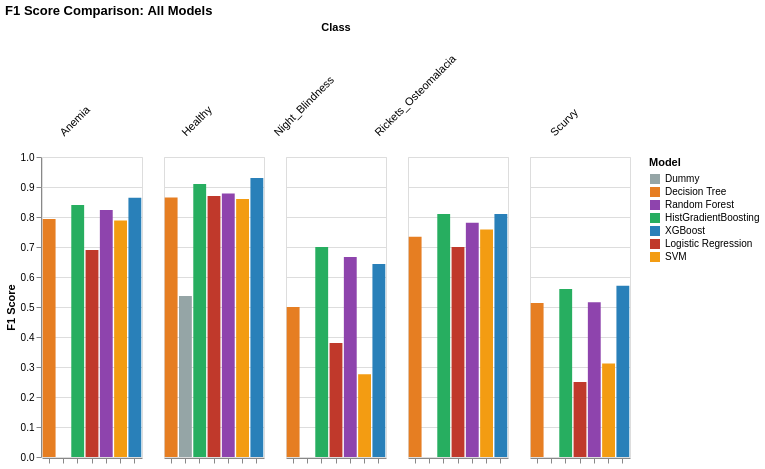

The notebook cell saved with this chart:
### Code cell
classes = ['Anemia', 'Healthy', 'Night_Blindness', 'Rickets_Osteomalacia', 'Scurvy']

dummy = DummyClassifier(strategy="most_frequent", random_state=42)
dummy.fit(X_train_model, y_train.values.ravel())
y_val_dummy = dummy.predict(X_val_model)

dummy_f1 = f1_score(y_val, y_val_dummy, average=None, labels=classes)
dt_f1 = [0.793, 0.865, 0.500, 0.734, 0.513]
rf_f1 = [0.823, 0.878, 0.667, 0.781, 0.516]
hgb_f1 = [0.840, 0.910, 0.700, 0.810, 0.560]
xgb_f1 = [0.864, 0.930, 0.643, 0.810, 0.571]
lr_f1 = [0.690, 0.870, 0.380, 0.700, 0.250]
svm_f1 = f1_score(y_val, y_val_pred, average=None, labels=classes)

data = pd.DataFrame({
    'Class': classes * 7,
    'Model': ['Dummy']*5 + ['Decision Tree']*5 + ['Random Forest']*5 +
             ['HistGradientBoosting']*5 + ['XGBoost']*5 +
             ['Logistic Regression']*5 + ['SVM']*5,
    'F1 Score': [*dummy_f1.round(3), *dt_f1, *rf_f1, *hgb_f1,
                 *xgb_f1, *lr_f1, *svm_f1.round(3)]
})

chart = alt.Chart(data).mark_bar().encode(
    x=alt.X('Model:N', axis=alt.Axis(title=None, labels=False)),
    y=alt.Y('F1 Score:Q', scale=alt.Scale(domain=[0, 1])),
    color=alt.Color('Model:N', scale=alt.Scale(
        domain=['Dummy', 'Decision Tree', 'Random Forest',
                'HistGradientBoosting', 'XGBoost', 'Logistic Regression', 'SVM'],
        range=['#95a5a6', '#e67e22', '#8e44ad', '#27ae60', '#2980b9', '#c0392b', '#f39c12']
    )),
    column=alt.Column('Class:N', header=alt.Header(
        labelAngle=-45,
        labelAlign='right',
        labelFontSize=11
    )),
    tooltip=['Class', 'Model', alt.Tooltip('F1 Score:Q', format='.3f')]
).properties(
    width=100,
    height=300,
    title='F1 Score Comparison: All Models'
)

print(f"Dummy Macro F1:                0.1073")
print(f"Decision Tree Macro F1:        0.6809")
print(f"Random Forest Macro F1:        0.7329")
print(f"HistGradientBoosting Macro F1: 0.7647")
print(f"XGBoost Macro F1:              0.7638")
print(f"Logistic Regression Macro F1:  0.5770")
print(f"SVM Macro F1:                  {macro_f1_val:.4f}")

chart

### Figure 1 — Vega-Lite specification as saved in the notebook (floating-point values rounded to 4 significant figures)
{"config": {"view": {"continuousWidth": 300, "continuousHeight": 300}}, "data": {"name": "data-3135cc39dd6ef935a44f0268ea10b56e"}, "mark": {"type": "bar"}, "encoding": {"color": {"field": "Model", "scale": {"domain": ["Dummy", "Decision Tree", "Random Forest", "HistGradientBoosting", "XGBoost", "Logistic Regression", "SVM"], "range": ["#95a5a6", "#e67e22", "#8e44ad", "#27ae60", "#2980b9", "#c0392b", "#f39c12"]}, "type": "nominal"}, "column": {"field": "Class", "header": {"labelAlign": "right", "labelAngle": -45, "labelFontSize": 11}, "type": "nominal"}, "tooltip": [{"field": "Class", "type": "nominal"}, {"field": "Model", "type": "nominal"}, {"field": "F1 Score", "format": ".3f", "type": "quantitative"}], "x": {"axis": {"labels": false, "title": null}, "field": "Model", "type": "nominal"}, "y": {"field": "F1 Score", "scale": {"domain": [0, 1]}, "type": "quantitative"}}, "height": 300, "title": "F1 Score Comparison: All Models", "width": 100, "$schema": "https://vega.github.io/schema/vega-lite/v5.20.1.json", "datasets": {"data-3135cc39dd6ef935a44f0268ea10b56e": [{"Class": "Anemia", "Model": "Dummy", "F1 Score": 0.0}, {"Class": "Healthy", "Model": "Dummy", "F1 Score": 0.537}, {"Class": "Night_Blindness", "Model": "Dummy", "F1 Score": 0.0}, {"Class": "Rickets_Osteomalacia", "Model": "Dummy", "F1 Score": 0.0}, {"Class": "Scurvy", "Model": "Dummy", "F1 Score": 0.0}, {"Class": "Anemia", "Model": "Decision Tree", "F1 Score": 0.793}, {"Class": "Healthy", "Model": "Decision Tree", "F1 Score": 0.865}, {"Class": "Night_Blindness", "Model": "Decision Tree", "F1 Score": 0.5}, {"Class": "Rickets_Osteomalacia", "Model": "Decision Tree", "F1 Score": 0.734}, {"Class": "Scurvy", "Model": "Decision Tree", "F1 Score": 0.513}, {"Class": "Anemia", "Model": "Random Forest", "F1 Score": 0.823}, {"Class": "Healthy", "Model": "Random Forest", "F1 Score": 0.878}, {"Class": "Night_Blindness", "Model": "Random Forest", "F1 Score": 0.667}, {"Class": "Rickets_Osteomalacia", "Model": "Random Forest", "F1 Score": 0.781}, {"Class": "Scurvy", "Model": "Random Forest", "F1 Score": 0.516}, {"Class": "Anemia", "Model": "HistGradientBoosting", "F1 Score": 0.84}, {"Class": "Healthy", "Model": "HistGradientBoosting", "F1 Score": 0.91}, {"Class": "Night_Blindness", "Model": "HistGradientBoosting", "F1 Score": 0.7}, {"Class": "Rickets_Osteomalacia", "Model": "HistGradientBoosting", "F1 Score": 0.81}, {"Class": "Scurvy", "Model": "HistGradientBoosting", "F1 Score": 0.56}, {"Class": "Anemia", "Model": "XGBoost", "F1 Score": 0.864}, {"Class": "Healthy", "Model": "XGBoost", "F1 Score": 0.93}, {"Class": "Night_Blindness", "Model": "XGBoost", "F1 Score": 0.643}, {"Class": "Rickets_Osteomalacia", "Model": "XGBoost", "F1 Score": 0.81}, {"Class": "Scurvy", "Model": "XGBoost", "F1 Score": 0.571}, {"Class": "Anemia", "Model": "Logistic Regression", "F1 Score": 0.69}, {"Class": "Healthy", "Model": "Logistic Regression", "F1 Score": 0.87}, {"Class": "Night_Blindness", "Model": "Logistic Regression", "F1 Score": 0.38}, {"Class": "Rickets_Osteomalacia", "Model": "Logistic Regression", "F1 Score": 0.7}, {"Class": "Scurvy", "Model": "Logistic Regression", "F1 Score": 0.25}, {"Class": "Anemia", "Model": "SVM", "F1 Score": 0.788}, {"Class": "Healthy", "Model": "SVM", "F1 Score": 0.86}, {"Class": "Night_Blindness", "Model": "SVM", "F1 Score": 0.276}, {"Class": "Rickets_Osteomalacia", "Model": "SVM", "F1 Score": 0.758}, {"Class": "Scurvy", "Model": "SVM", "F1 Score": 0.312}]}}
